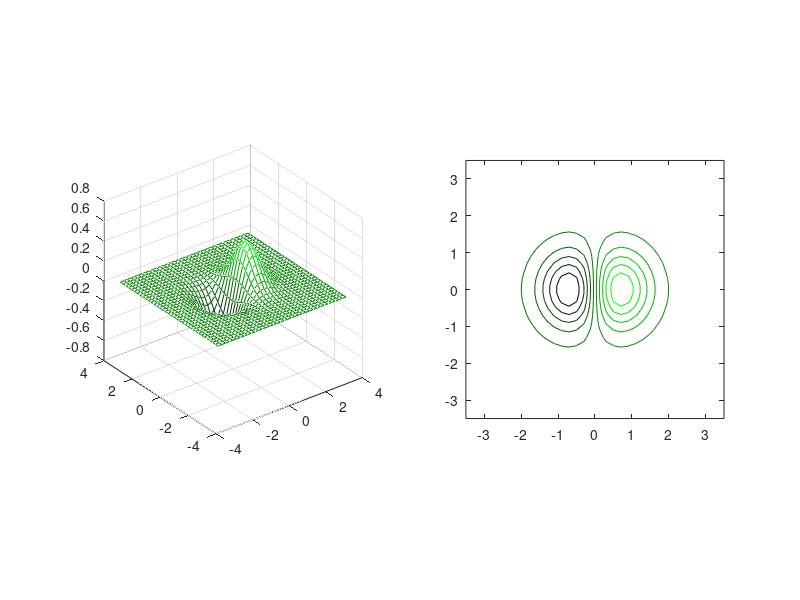

Recreate this plot in MATLAB.
%%  imagesc

subplot(1, 2, 1);
[x, y] = meshgrid(-3: .2: 3, -3: .2: 3);
z = x .^ 2 + x .* y + y .^2;
surf(x, y, z);
box on;
set(gca, 'Fontsize', 16);
xlabel('x');    xlim([-4 4]);
ylabel('y');    ylim([-4 4]);
zlabel('z');

subplot(1, 2, 2);
imagesc(z);
axis square;
xlabel('x');
ylabel('y');
colorbar;

% colormap(cool);
% colormap(hot);
% colormap(gray);

%%  ex6

x = [1: 10; 3: 12; 5: 14];
imagesc(x);
colorbar;

map = zeros(256, 3);
map(:, 2) = (0: 255) / 255;
colormap(map);

%%  sin

x = 0: 0.1: 2*pi;
plot(x, sin(x));

%%  plot3

x  = 0: 0.1: 3*pi;
z1 = sin(x);            z2 = sin(2 .* x);   z3 = sin(3 .* x);
y1 = zeros(size(x));    y3 = ones(size(x)); y2 = y3 ./ 2;

plot3(x, y1, z1, 'r', x, y2, z2, 'b', x, y3, z3, 'g');
grid on;
xlabel('x-axis');
ylabel('y-axis');
zlabel('z-axis');

%%  more plot3

subplot(1, 2, 1);
t = 0: pi/50: 10*pi;
plot3(sin(t), cos(t), t);
grid on;

subplot(1, 2, 2);
turns = 40*pi;
i = linspace(0, turns, 4000);
x = cos(i) .* (turns - i) ./ turns;
y = sin(i) .* (turns - i) ./ turns;
z = i ./ turns;

plot3(x, y, z);
grid on;
axis square;

%%

x = -2: 1: 2;
y = -2: 1: 2;
[X, Y] = meshgrid(x, y);

%%  mesh(c) & surf(c)

x = -3.5: 0.2: 3.5;
y = -3.5: 0.2: 3.5;

[X, Y] = meshgrid(x, y);
Z = X .* exp(-X .^ 2 - Y .^ 2);

subplot(2, 2, 1);   mesh(X, Y, Z);
subplot(2, 2, 2);   surf(X, Y, Z);
subplot(2, 2, 3);   meshc(X, Y, Z);
subplot(2, 2, 4);   surfc(X, Y, Z);

%%  contour

x = -3.5: 0.2: 3.5;
y = -3.5: 0.2: 3.5;
[X, Y] = meshgrid(x, y);
Z = X .* exp(-X .^ 2 - Y .^ 2);

subplot(1, 2, 1);   mesh(X, Y, Z);      axis square;
subplot(1, 2, 2);   contour(X, Y, Z);   axis square;

